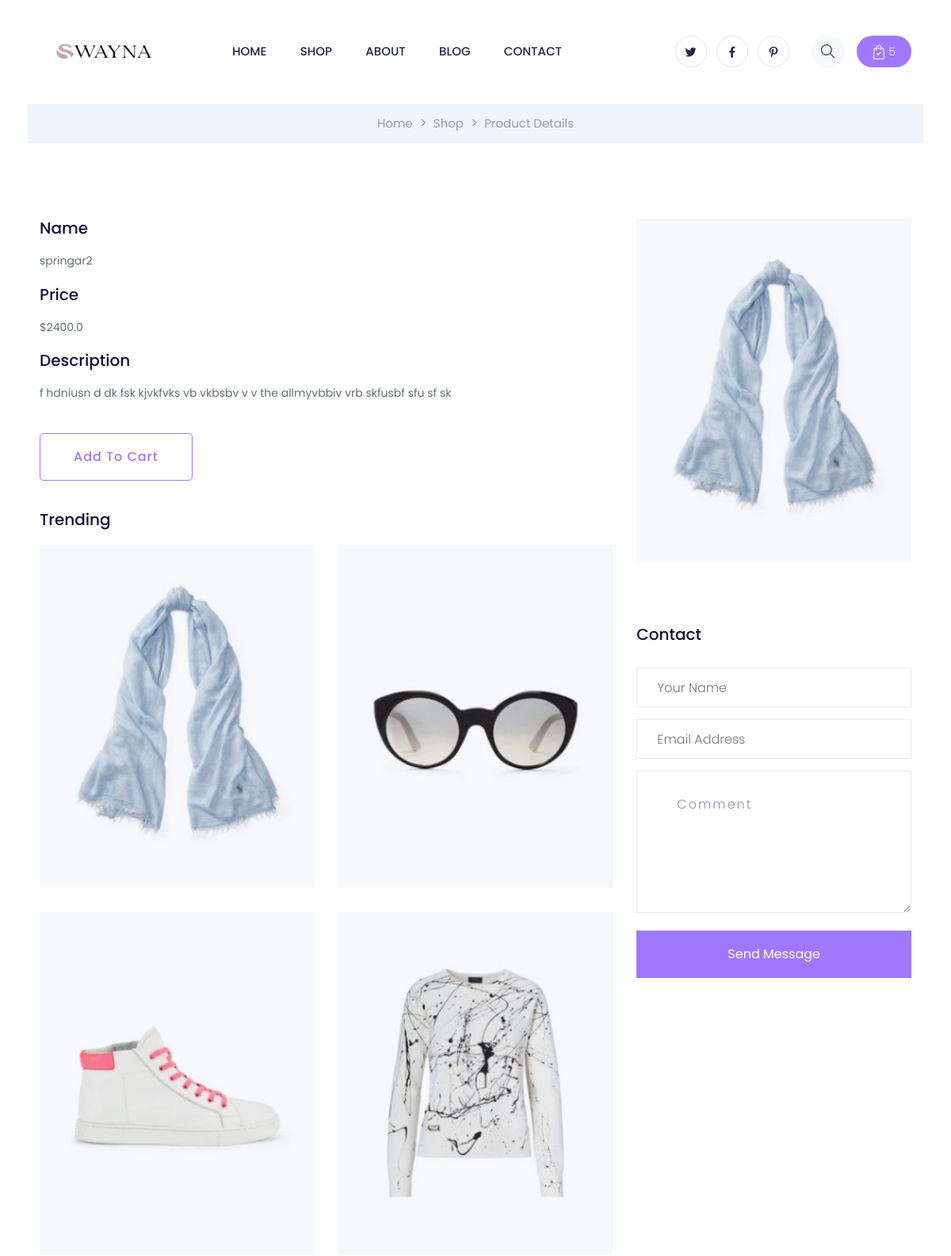
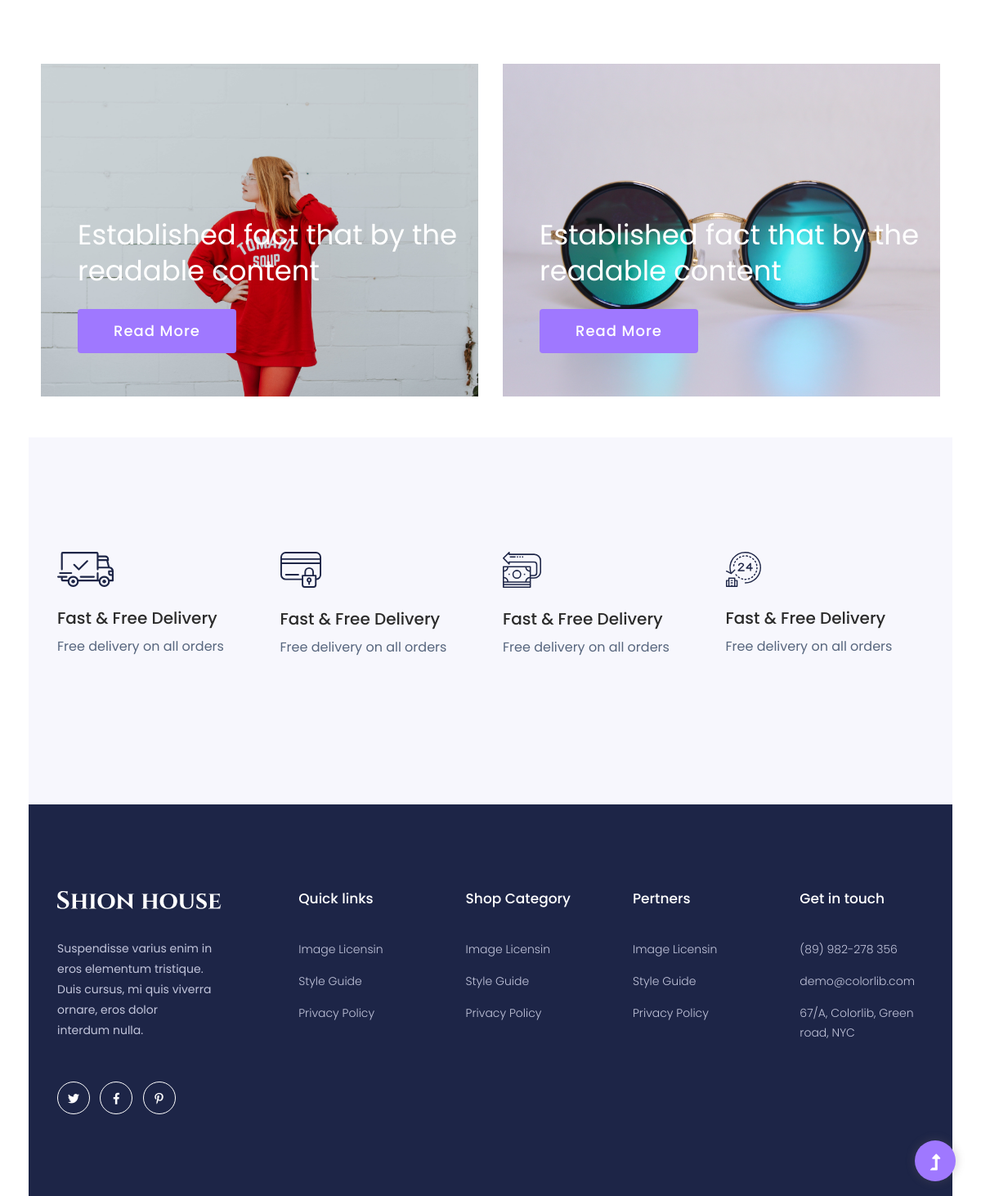
Screenshot of /swayna/shop/product/2 (signed in) with the database file from the repository (2 pictures, top to bottom).
### shop/models.py (models this page shows, shortened)
class Product(models.Model):
    name = models.CharField(max_length=100)
    description =models.TextField(null=True,blank=True)
    price = models.FloatField()
    image = models.ImageField(null=True,blank=True)

### shop/views.py (the view)
# urls.py: path("product/<int:pk>",views.product_detail,name="product_page"),
def product_detail(request,pk):
    if request.user.is_authenticated:
        customer = request.user.customer
        order,created = Order.objects.get_or_create(customer=customer,complete=False)
        items = order.orderitem_set.all()
        cart_items = order.get_cart_quantity
    else:
        items=[]
        order = {"get_cart_quantity":0,"get_cart_total":0}
        cart_items = order.get_cart_quantity
    product = get_object_or_404(Product,pk=pk)
    return render(request,"shop/productDetail.html",{
        "product":product,
        "cart_items":cart_items
    })

### shop/models.py (called while the page is built)
    @property
    def  get_cart_quantity(self):
        items = self.orderitem_set.all()
        total = sum([item.quantity for item in items])
        return total

### shop/templates/shop/productDetail.html (shortened to what this page needs)
{% extends "base.html" %}
{% load static %}
{% block content %}
<main>
    <div class="page-notification">
        <div class="container">
            <div class="row">
                <div class="col-lg-12">
                    <nav aria-label="breadcrumb">
                        <ol class="breadcrumb justify-content-center">
                            <li class="breadcrumb-item"><a href="index.html">Home</a></li>
                            <li class="breadcrumb-item"><a href="#">shop</a></li>
                            <li class="breadcrumb-item"><a href="#">Product Details</a></li>
                        </ol>
                    </nav>
                </div>
            </div>
        </div>
    </div>
    <div class="directory-details pt-padding">
        <div class="container">
            <div class="row">
                <div class="col-lg-8">
                        <div class="small-tittle mb-20">
                            <h2>Name</h2>
                        </div>
                        <p class="directory-cap mb-20" >{{product.name}}</p>
                        <div class="small-tittle mb-20">
                            <h2>Price</h2>
                        </div>
                        <p class="mb-20" >${{product.price}}</p>
                    <div class="small-tittle mb-20">
                        <h2>Description</h2>
                    </div>
                    <div class="directory-cap mb-40">
                        <p>{{product.description}}</p>
                    </div>
                    <div class="justify-content-left">
                        <div class="room-btn mt-10 mb-30">
                            <a href="#" data-product="{{product.id}}" data-action="add" class="border-btn update-cart">Add to cart</a>
                        </div>
                        </div>
                    <div class="small-tittle mb-20">
                        <h2>Trending</h2>
                    </div>
                    <div class="gallery-img">
                        <div class="row">
                            <div class="col-lg-6">
                                <a href="#"><img src={% static "assets/img/gallery/gallery1.png" %} class="mb-30" alt=""></a>
                            </div>
                            <div class="col-lg-6">
                                <img src={% static "assets/img/gallery/gallery2.png" %} class="mb-30" alt="">
                            </div>
                            <div class="col-lg-6">
                                <img src={% static "assets/img/gallery/gallery3.png" %}  class="mb-30"alt="">
                            </div>
                            <div class="col-lg-6">
                                <img src={% static "assets/img/gallery/gallery4.png" %}  class="mb-30"alt="">
                            </div>
                        </div>
                    </div>
                </div>
                <div class="col-lg-4">
                    <div class="map">
                        <img src="{{product.image.url}}" alt="">
                    </div>
                    <div class="form-wrapper pt-80">
                        <div class="row ">
                            <div class="col-xl-12">
                                <div class="small-tittle mb-30">
                                    <h2>Contact</h2>
                                </div>
                            </div>
                        </div>
                        <form id="contact-form" action="#" method="POST">
                            <div class="row">
                                <div class="col-lg-12">
                                    <div class="form-box user-icon mb-15">
                                        <input type="text" name="name" placeholder="Your name">
                                    </div>
                                </div>
                                <div class="col-lg-12">
                                    <div class="form-box email-icon mb-15">
                                        <input type="text" name="email" placeholder="Email address">
                                    </div>
                                </div>
                                <div class="col-lg-12">
                                    <div class="form-box message-icon mb-15">
                                        <textarea name="message" id="message" placeholder="Comment"></textarea>
                                    </div>
                                    <div class="submit-info">
                                        <button class="submit-btn2" type="submit">Send Message</button>
                                    </div>
                                </div>
                            </div>
                        </form>
                    </div>
                </div>
            </div>
        </div>
    </div>
    <div class="popular-product pt-50">
        <div class="container-fluid">
            <div class="row">
                <div class="col-lg-6 col-md-6 col-sm-12">
                    <div class="single-product mb-50">
                        <div class="location-img">
                            <img src={% static "assets/img/gallery/popular-imtes1.png" %} alt="">
                        </div>
                        <div class="location-details">
                            <p><a href="product_details.html">Established fact that by the<br> readable content</a></p>
                            <a href="product_details.html" class="btn">Read More</a>
                        </div>
                    </div>
                </div>
                <div class="col-lg-6 col-md-6 col-sm-12">
                    <div class="single-product mb-50">
                        <div class="location-img">
                            <img src={% static "assets/img/gallery/popular-imtes2.png" %} alt="">
                        </div>
                        <div class="location-details">
                            <p><a href="product_details.html">Established fact that by the<br> readable content</a></p>
                            <a href="product_details.html" class="btn">Read More</a>
                        </div>
                    </div>
                </div>
            </div>
        </div>
    </div>
    <div class="categories-area section-padding40 gray-bg">
        <div class="container-fluid">
            <div class="row">
                <div class="col-lg-3 col-md-6 col-sm-6">
                    <div class="single-cat mb-50">
                        <div class="cat-icon">
                            <img src={% static "assets/img/icon/services1.svg" %} alt="">
                        </div>
                        <div class="cat-cap">
                            <h5>Fast & Free Delivery</h5>
                            <p>Free delivery on all orders</p>
                        </div>
                    </div>
                </div>
                <div class="col-lg-3 col-md-6 col-sm-6">
                    <div class="single-cat mb-50">
                        <div class="cat-icon">
                            <img src={% static "assets/img/icon/services2.svg" %} alt="">
                        </div>
                        <div class="cat-cap">
                            <h5>Fast & Free Delivery</h5>
                            <p>Free delivery on all orders</p>
                        </div>
                    </div>
                </div>
                <div class="col-lg-3 col-md-6 col-sm-6">
                    <div class="single-cat mb-30">
                        <div class="cat-icon">
                            <img src={% static "assets/img/icon/services3.svg" %} alt="">
                        </div>
                        <div class="cat-cap">
                            <h5>Fast & Free Delivery</h5>
                            <p>Free delivery on all orders</p>
                        </div>
                    </div>
                </div>
                <div class="col-lg-3 col-md-6 col-sm-6">
                    <div class="single-cat">
                        <div class="cat-icon">
                            <img src={% static "assets/img/icon/services4.svg" %} alt="">
                        </div>
                        <div class="cat-cap">
                            <h5>Fast & Free Delivery</h5>
                            <p>Free delivery on all orders</p>
                        </div>
                    </div>
                </div>
            </div>
        </div>
    </div>
</main>
{% endblock content %}

### rows the page displays
Product: name "springar2", price "2400.0", description "f hdniusn d dk fsk kjvkfvks vb vkbsbv v v the allmyvbbiv vrb skfusbf sfu sf sk", image (picture)

### other values shown
{{ cart_items }} "5"
